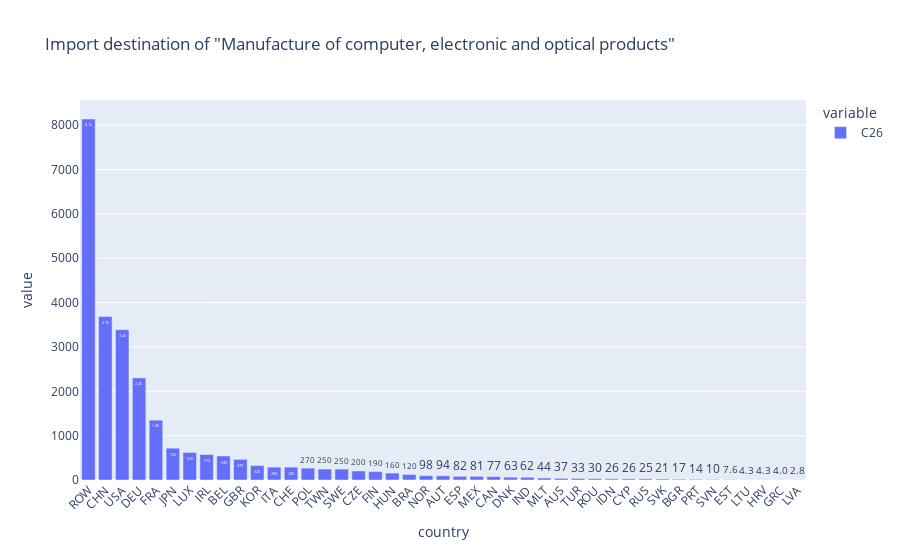

The notebook cell this image was saved under:
### Code cell
fig5 = px.bar(a['C26'].sort_values(ascending=False),text_auto='.2s',
title='Import destination of "Manufacture of computer, electronic and optical products"')
fig5.update_traces(textfont_size=12, textangle=0, cliponaxis=False)
fig5.update_layout(xaxis_tickangle=-45)
fig5.show()

### Figure 1 — Plotly figure (JSON) as saved in the notebook; plotly's stock layout.template omitted (floating-point values rounded to 4 significant figures)
{"data": [{"alignmentgroup": "True", "cliponaxis": false, "hovertemplate": "variable=C26<br>country=%{x}<br>value=%{y}<extra></extra>", "legendgroup": "C26", "marker": {"color": "#636efa", "pattern": {"shape": ""}}, "name": "C26", "offsetgroup": "C26", "orientation": "v", "showlegend": true, "textangle": 0, "textfont": {"size": 12}, "textposition": "auto", "texttemplate": "%{y:.2s}", "type": "bar", "x": ["ROW", "CHN", "USA", "DEU", "FRA", "JPN", "LUX", "IRL", "BEL", "GBR", "KOR", "ITA", "CHE", "POL", "TWN", "SWE", "CZE", "FIN", "HUN", "BRA", "NOR", "AUT", "ESP", "MEX", "CAN", "DNK", "IND", "MLT", "AUS", "TUR", "ROU", "IDN", "CYP", "RUS", "SVK", "BGR", "PRT", "SVN", "EST", "LTU", "HRV", "GRC", "LVA"], "xaxis": "x", "y": [8140.0, 3687.0, 3388.0, 2302.0, 1349.0, 717.3, 621.0, 574.2, 541.6, 466.1, 324.9, 289.9, 289.5, 268.0, 247.0, 245.9, 203.1, 189.1, 155.8, 123.1, 97.53, 93.82, 81.59, 81.44, 76.52, 63.29, 62.28, 43.99, 37.14, 33.41, 30.45, 25.82, 25.51, 25.36, 20.7, 16.8, 13.94, 10.39, 7.618, 4.323, 4.274, 3.956, 2.808], "yaxis": "y"}], "layout": {"barmode": "relative", "legend": {"title": {"text": "variable"}, "tracegroupgap": 0}, "title": {"text": "Import destination of \"Manufacture of computer, electronic and optical products\""}, "xaxis": {"anchor": "y", "domain": [0, 1], "tickangle": -45, "title": {"text": "country"}}, "yaxis": {"anchor": "x", "domain": [0, 1], "title": {"text": "value"}}}}
